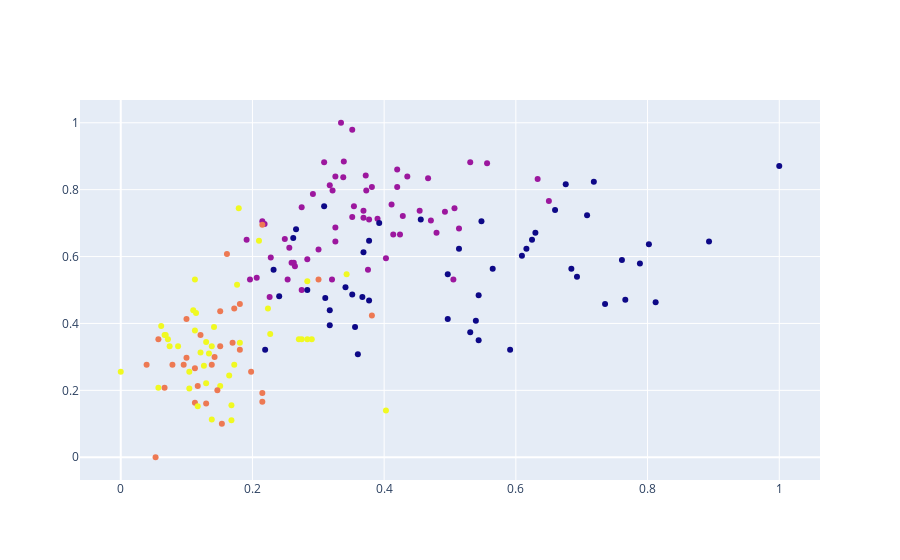

Here is the notebook cell this chart was saved with:
### Code cell
fig = go.Figure()
fig.add_trace(go.Scatter(x = df['Intesidade_de_color'], y = df['Alcool'],
                        mode = 'markers',
                        marker = dict(color =  agrupador4.labels_.astype(np.float64)),
                        text = labels))
fig.show()

### Figure 1 — Plotly figure (JSON) as saved in the notebook; plotly's stock layout.template omitted (floating-point values rounded to 4 significant figures; data arrays with more than 128 entries replaced by an {"elided": "..."} marker saying what was removed)
{"data": [{"marker": {"color": {"elided": "178 int values"}}, "mode": "markers", "text": {"elided": "178 str values"}, "type": "scatter", "x": {"elided": "178 float values"}, "y": {"elided": "178 float values"}}], "layout": {}}
